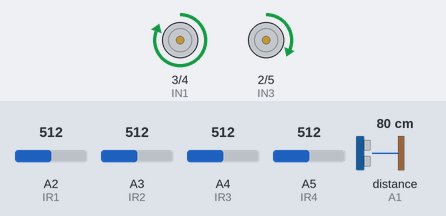
A sketch run on a simulated Arduino Uno, built with avr-gcc and run on an emulated ATmega328P. Parts: motor-driver pin pairs drawn as motors (green arrow = first pin HIGH = forward, orange = second pin HIGH = backward, longer = more drive, scaled by the enable pin). Wiring (inferred from the names in the program): ultrasonic range finder: trigger pin 7; echo A1. The inputs (shaded band) are chosen by the test bench; at power-on: distance to the obstacle (sensor on A1) 80 cm, A2 (IR1) = 512, A3 (IR2) = 512, A4 (IR3) = 512, A5 (IR4) = 512. The echo pulse lasts 58.3 µs per cm.

Above: at 1.2 s.
1.3 s: distance to the obstacle (sensor on A1) set to 70 cm
4.3 s: A2 (IR1) set to 710
At 4.4 s:
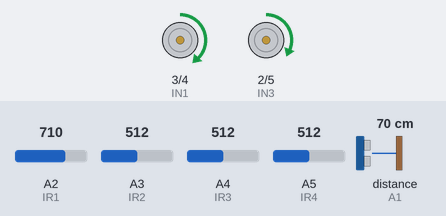
Timing chart, 0 to 13.3 s (numbered marks = the images above; inputs shaded):
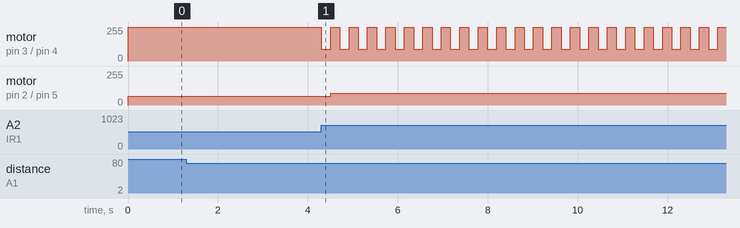

Measured:
- after the input at 4.3 s, motor on pin 3 (IN1) / pin 4 (IN2): alternates forward 255/255 for 0.21 s and forward 90/255 for 0.21 s, starting at once; motor on pin 2 (IN3) / pin 5 (IN4): forward 65/255 → forward 90/255 after 0.21 s

The sketch:

Camptaciones.ino
```cpp
//Este codigo fue escrito por Chat, lo que le corregi fue que ahora no se comunica por puerto serie,
// y ahora la pista va a ser una franja negra en un fondo balco, los 4 sensores tienen q sensar negro
// Si alguno sensa blanco arranca a buscar la linea.
// LINK A CHAT: https://chatgpt.com/c/6840d294-f654-800c-b4aa-df2b874bc869
#define ENA 10  // velocidad mot izq
#define ENB 11  // velocidad mot der
#define IN1 3   // motor izq
#define IN2 4  //motor
#define IN3 2   //motor der
#define IN4 5   //motor
#define TRIG1 7
#define ECHO1 A1
#define TRIG2 8
#define ECHO2 A0

#define IR1 A2 // sensor1
#define IR2 A3 // sensor2
#define IR3 A4 // sensor3
#define IR4 A5 // sensor4

#define SOUND_SPEED 0.034
#define DISTANCIA_MINIMA 75
#define INTERVALO 200

int velocidadena = 255; // ESTOS 2 LOS TENGO QUE CAMBIAR PQ LOS MOTORES SEGURO SON DIFERENTES
int velocidadenb = 65;
int velocidadCorreccion = 90;
int velocidadmin = 0;

unsigned long medicionAnterior = 0;
bool direccion = true; // true = adelante, false = atrás

int umbralLinea = 700; // TENGO QUE PONER EL VALOR DEL NEGRO

void setup() {
  pinMode(IN1, OUTPUT); pinMode(IN2, OUTPUT);
  pinMode(IN3, OUTPUT); pinMode(IN4, OUTPUT);
  pinMode(ENA, OUTPUT); pinMode(ENB, OUTPUT);
  pinMode(TRIG1, OUTPUT); pinMode(ECHO1, INPUT);
  pinMode(TRIG2, OUTPUT); pinMode(ECHO2, INPUT);
  pinMode(IR1, INPUT); pinMode(IR2, INPUT);
  pinMode(IR3, INPUT); pinMode(IR4, INPUT);

  detenerRobot();
}

void loop() {
  seguirLinea();

  if (millis() - medicionAnterior >= INTERVALO) { // si ya paso el tiempo de intervalo q vuelva a corre el if
    medicionAnterior = millis();
    float distancia = medirDistancia(direccion ? TRIG1 : TRIG2, direccion ? ECHO1 : ECHO2); // Si direccion es true, usa TRIG1. Si direccion es false, usa TRIG2.
    if (distancia <= DISTANCIA_MINIMA) {
      detenerRobot();
    }
  }
}

float medirDistancia(int trigPin, int echoPin) {
  digitalWrite(trigPin, LOW);
  delayMicroseconds(2);
  digitalWrite(trigPin, HIGH);
  delayMicroseconds(10);
  digitalWrite(trigPin, LOW);

  long duracion = pulseIn(echoPin, HIGH);
  float distancia = duracion * SOUND_SPEED / 2;
  return distancia;
}

void seguirLinea() {
  int sensor1 = analogRead(IR1);
  int sensor2 = analogRead(IR2);
  int sensor3 = analogRead(IR3);
  int sensor4 = analogRead(IR4);

  bool s1 = sensor1 < umbralLinea;  // negro
  bool s2 = sensor2 < umbralLinea;
  bool s3 = sensor3 < umbralLinea;
  bool s4 = sensor4 < umbralLinea;

  // Si todos detectan negro, seguir
  if (s1 && s2 && s3 && s4) {
    moverAdelante();
  } else {
    buscarLinea();
  }
}

void buscarLinea() {
  static bool giroIzquierda = true;
  if (giroIzquierda) {
    correccionIzquierda();
  } else {
    correccionDerecha();
  }
  giroIzquierda = !giroIzquierda;
  delay(200); // Pequeña pausa para evitar parpadeo extremo
}

void moverAdelante() {
  direccion = true;
  digitalWrite(IN1, HIGH);
  digitalWrite(IN2, LOW);
  digitalWrite(IN3, HIGH);
  digitalWrite(IN4, LOW);
  analogWrite(ENA, velocidadena);
  analogWrite(ENB, velocidadenb);
}

void moverAtras() {
  direccion = false;
  digitalWrite(IN1, LOW);
  digitalWrite(IN2, HIGH);
  digitalWrite(IN3, LOW);
  digitalWrite(IN4, HIGH);
  analogWrite(ENA, velocidadena);
  analogWrite(ENB, velocidadenb);
}

void detenerRobot() {
  digitalWrite(IN1, LOW);
  digitalWrite(IN2, LOW);
  digitalWrite(IN3, LOW);
  digitalWrite(IN4, LOW);
  analogWrite(ENA, velocidadmin);
  analogWrite(ENB, velocidadmin);
}

void correccionIzquierda() {
  digitalWrite(IN1, HIGH);
  digitalWrite(IN2, LOW);
  digitalWrite(IN3, HIGH);
  digitalWrite(IN4, LOW);
  analogWrite(ENA, velocidadCorreccion);
  analogWrite(ENB, velocidadenb);
}

void correccionDerecha() {
  digitalWrite(IN1, HIGH);
  digitalWrite(IN2, LOW);
  digitalWrite(IN3, HIGH);
  digitalWrite(IN4, LOW);
  analogWrite(ENA, velocidadena);
  analogWrite(ENB, velocidadCorreccion);
}
```
